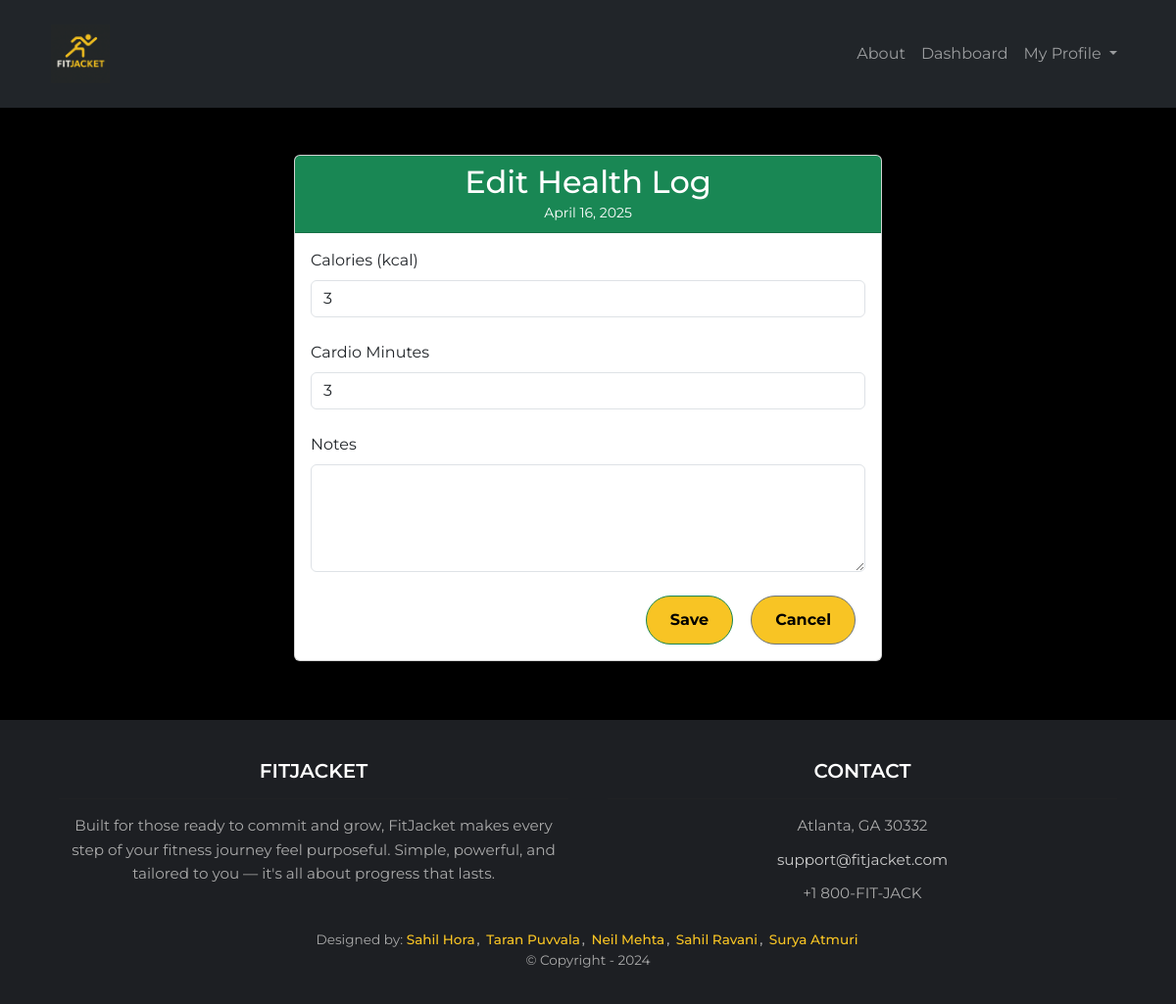
The page /dashboard/health-history/edit/5/ (signed in) on the database its author committed.
### dashboard/models.py (models this page shows, shortened)
class HealthLog(models.Model):
    user = models.ForeignKey(User, on_delete=models.CASCADE)
    date = models.DateField()
    calories = models.PositiveIntegerField(null=True, blank=True)
    cardio_minutes = models.PositiveIntegerField(null=True, blank=True)
    notes = models.TextField(blank=True, null=True)  # New field

### dashboard/views.py (the view)
# urls.py: path('health-history/edit/<int:log_id>/', views.edit_health_log, name='dashboard.edit_health_log'),
@login_required
def edit_health_log(request, log_id):
    hl = get_object_or_404(HealthLog, id=log_id, user=request.user)
    if request.method == 'POST':
        hl.calories       = request.POST.get('calories') or 0
        hl.cardio_minutes = request.POST.get('cardio_minutes') or 0
        hl.notes          = request.POST.get('notes', '')
        hl.save()
        return redirect('dashboard.health_history')
    return render(request, 'dashboard/edit_health_log.html', {'health_log': hl})

### dashboard/templates/dashboard/edit_health_log.html (shortened to what this page needs)
{% extends "base.html" %}
{% block content %}
<div class="container mt-5">
  <div class="card shadow-sm mx-auto" style="max-width: 600px;">
    <div class="card-header bg-success text-white text-center">
      <h2 class="mb-0">Edit Health Log</h2>
      <small>{{ health_log.date }}</small>
    </div>
    <div class="card-body">
      <form method="post">
        <div class="mb-4">
          <label for="calories" class="form-label">Calories (kcal)</label>
          <input
            type="number"
            id="calories"
            name="calories"
            class="form-control"
            value="{{ health_log.calories }}"
            min="0"
            required>
        </div>
        <div class="mb-4">
          <label for="cardio_minutes" class="form-label">Cardio Minutes</label>
          <input
            type="number"
            id="cardio_minutes"
            name="cardio_minutes"
            class="form-control"
            value="{{ health_log.cardio_minutes }}"
            min="0"
            required>
        </div>
        <div class="mb-4">
          <label for="notes" class="form-label">Notes</label>
          <textarea
            id="notes"
            name="notes"
            class="form-control"
            rows="4">{{ health_log.notes }}</textarea>
        </div>
        <div class="d-flex justify-content-end">
          <button type="submit" class="btn btn-success me-2 px-4">Save</button>
          <a href="{% url 'dashboard.health_history' %}" class="btn btn-outline-secondary px-4">
            Cancel
          </a>
        </div>
      </form>
    </div>
  </div>
</div>
{% endblock %}

### trainquest/static/css/styles.css (style rules this page uses)
body { background-color: #000; color: #fff; font-family: 'Montserrat', sans-serif; margin: 0; padding: 0; text-align: center; }
.btn { background-color: #F8C424; color: #000; padding: 12px 30px; border-radius: 30px; text-decoration: none; font-weight: bold; margin: 0 10px; font-size: 1rem; transition: background-color 0.3s; }
.card-body { text-align: left; }

### rows shown on the page
HealthLog: date "April 16, 2025", calories "3", cardio_minutes "3"
